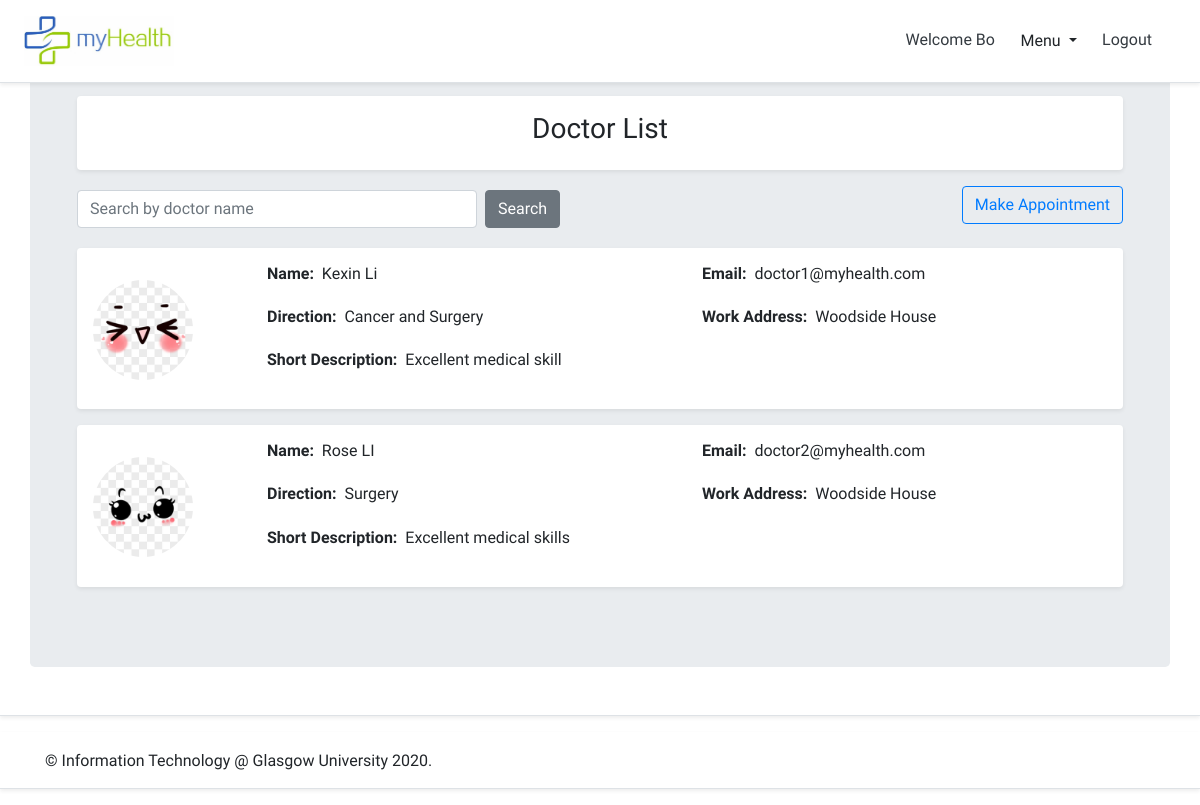
The page /myhealth/doctor_list/ (signed in) on the database its author committed.
### myhealth/models.py (models this page shows, shortened)
class User(AbstractBaseUser, PermissionsMixin):
    email = models.EmailField(max_length=254, unique=True)
    GPNO = models.CharField(max_length=10, default='', unique=True)
    first_name = models.CharField(max_length=30, blank=True)
    last_name = models.CharField(max_length=30, blank=True)
    is_staff = models.BooleanField(default=False)
    is_superuser = models.BooleanField(default=False)
    is_patient = models.BooleanField(default=False)
    is_doctor = models.BooleanField(default=False)
    is_admin = models.BooleanField(default=False)
    is_active = models.BooleanField(default=True)
    last_login = models.DateTimeField(null=True, blank=True)
    date_joined = models.DateTimeField(auto_now_add=True)
    USERNAME_FIELD = 'email'
    EMAIL_FIELD = 'email'
    REQUIRED_FIELDS = ['GPNO','first_name','last_name']
    objects = UserManager()

class DoctorProfile(models.Model):
    user = models.OneToOneField(get_user_model(), related_name='doctorprofile', on_delete=models.CASCADE)
    staffID = models.CharField(max_length=10, default='', unique=True)
    GENDER_CHOICES = (
        (0, '------------'),
        (1, 'female'),
        (2, 'male'),
    )
    gender = models.IntegerField(choices=GENDER_CHOICES, default=0)
    birth = models.DateField(blank=True, null=True)
    address = models.CharField(max_length=255, blank=True, null=True)
    work_address = models.CharField(max_length=255, blank=True, null=True)
    tel = models.CharField(max_length=20, blank=True, null=True)
    direction = models.CharField(max_length=255, blank=True, null=True)
    description = models.CharField(max_length=255, blank=True, null=True)
    image = models.ImageField(default='default.jpg',upload_to='profile_pics')

### myhealth/views.py (the view)
# urls.py: path('doctor_list/', views.doctor_list, name='doctor_list'),
@login_required
def doctor_list(request):
    queryset = User.objects.all()
    query=request.GET.get("q")#search start
    if query:
        queryset = queryset.filter(
            Q(first_name__icontains=query) |
            Q(last_name__icontains=query)
        ).distinct()
    else:
        queryset=queryset#search end
    context_dict = {
        'queryset': queryset
    }
    return render(request, "myhealth/doctorList.html", context=context_dict)

### templates/myhealth/doctorList.html (shortened to what this page needs)
{% extends "myhealth/base.html" %}
{% load staticfiles %}
{% block content %}
<div class="my-3 p-3 bg-white rounded shadow-sm">
    <section class="text-center">
        <h3>Doctor List</h3>
    </section>
</div>
<div class="row mb-2">
    <div class="col-md-6">
        <form action="{% url 'doctor_list' %}" class="search-form form-inline my-3 my-lg-1">
            <input type="search" class="form-control mr-sm-2" style="width:400px;" name="q"
                placeholder="Search by doctor name">
            <button class="btn btn-secondary my-2 my-sm-0" type="submit">Search</button>
        </form>
    </div>
    {% if user.is_authenticated and user.is_patient %}
    <div class="col-md-6">
        <section class="text-right">
            <a href="{% url 'make_appointment' %}" class="btn btn-outline-primary">Make Appointment</a>
        </section>
    </div>
    {% endif %}
</div>
{% for doctor in queryset %}
{% if doctor.is_doctor %}
<div class="my-3 p-3 bg-white rounded shadow-sm">
    <div class="row">
        <div class="col-lg-2">
            <div class="media text-muted pt-3">
                <img src="{{doctor.doctorprofile.image.url}}" alt="{{doctor.first_name}} {{doctor.last_name }}"
                    class="bd-placeholder-img rounded-circle" width="100" height="100">
            </div>
        </div>
        <div class="col-lg-10">
            <div class="row mb-3">
                <div class="col-sm-6 themed-grid-col">
                    <h6><strong>Name:</strong>&nbsp;&nbsp;{{ doctor.first_name }}  {{ doctor.last_name }}</h6>
                </div>
                <div class="col-sm-6 themed-grid-col">
                    <h6><strong>Email:</strong>&nbsp;&nbsp;{{ doctor.email }}</h6>
                </div>
            </div>
            <div class="row mb-3">
                <div class="col-sm-6 themed-grid-col">
                    <h6><strong>Direction:</strong>&nbsp;&nbsp;{{ doctor.doctorprofile.direction }}</h6>
                </div>
                <div class="col-sm-6 themed-grid-col">
                    <h6><strong>Work Address:</strong>&nbsp;&nbsp;{{ doctor.doctorprofile.work_address }}</h6>
                </div>
            </div>
            <div class="row mb-3">
                <div class="col-sm-12 themed-grid-col">
                    <h6><strong>Short Description:</strong>&nbsp;&nbsp;{{ doctor.doctorprofile.description }}</h6>
                </div>
            </div>
        </div>
    </div>
</div>
{% endif %}
{% endfor %}
{% endblock content %}

### templates/myhealth/base.html (shortened to what this page needs)
<!DOCTYPE html>
{% load staticfiles %}
<html>
    <head>
        <link rel="stylesheet" href="https://stackpath.bootstrapcdn.com/bootstrap/4.5.0/css/bootstrap.min.css">
        <link rel="stylesheet" href="{% static 'css/base.css' %}" />
        <link rel="stylesheet" href="{% static 'css/profile.css' %}">
        <link rel="stylesheet" type="text/css" href="{% static 'date/jquery.timepicker.css' %}" />
        <link rel="stylesheet" type="text/css" href="{% static 'date/bootstrap-datepicker.css' %}"/>
    </head>
    <body>
        <header class="site-header">
            <div
                class="fixed-top d-flex flex-column flex-md-row align-items-center p-3 px-md-4 mb-3 bg-white border-bottom shadow-sm">
                <h5 class="my-0 mr-md-auto font-weight-normal"><img src="{% static 'img/logo/01_logo.jpg' %}" alt="Logo"
                        width="150" height="50" /></h5>
                <nav class="my-2 my-md-0 mr-md-3">
                    {% if user.is_authenticated and user.is_patient %}
                    <div class="dropdown show">
                        <a class="p-2 text-dark" href="{% url 'home' %}">Welcome {{user.first_name}}</a>
                        <a class="btn btn-white dropdown-toggle" href="#" role="button" id="dropdownMenuLink"
                            data-toggle="dropdown" aria-haspopup="true" aria-expanded="false">
                            Menu
                        </a>
                        <a class="p-2 text-dark" href="{% url 'logout' %}">Logout</a>
                    </div>
                    {% endif %}
                </nav>
            </div>
        </header>
        <div class="d-flex flex-column flex-md-row align-items-center p-3 px-md-4 mb-3 bg-white border-bottom shadow-sm">
            <main role="main" class="container jumbotron">
                <div class="container">
                    {% block content %}{% endblock %}
                </div>
            </main>
        </div>
        <footer id="footer" class="d-flex flex-column flex-md-row align-items-center p-3 px-md-4 mb-3 bg-white border-bottom shadow-sm" >
            <div class="container">
                <span id="footer-main-text" class="align-middle">&copy; Information Technology @ Glasgow University 2020.</span>
            </div>
        </footer>
    </body>
</html>

### static/css/base.css (style rules this page uses)
a:link { text-decoration: none; font-family: 'Baloo Paaji 2', cursive; }
form, input, input[type="hidden" i] { font-family: 'Baloo Paaji 2', cursive !important; }
#footer { font-family: 'Baloo Paaji 2', cursive; }
.h1, .h2, .h3, .h4, .h5, .h6, h1, h2, h3, h4, h5, h6, p, .p { font-family: 'Baloo Paaji 2', cursive; }

### rows shown on the page
User: first_name "Bo"
User: doctorprofile.image (picture), first_name "Kexin", last_name "Li", email "doctor1@myhealth.com", doctorprofile.direction "Cancer and Surgery", doctorprofile.work_address "Woodside House", doctorprofile.description "Excellent medical skill"
User: doctorprofile.image (picture), first_name "Rose", last_name "LI", email "doctor2@myhealth.com", doctorprofile.direction "Surgery", doctorprofile.work_address "Woodside House", doctorprofile.description "Excellent medical skills"
